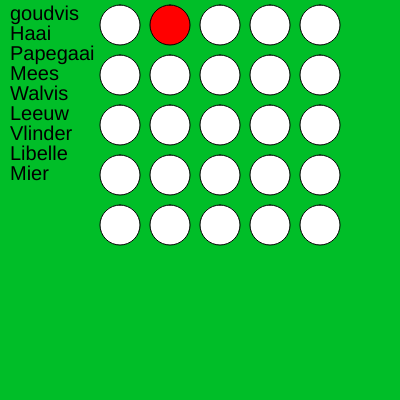
Frame 1 (no input)
Frame 60 (no input): identical to frame 1, image omitted
Frame 120 (the mouse pressed at the canvas centre since frame 60): identical to frame 1, image omitted

The p5.js sketch that drew this single still picture (run headless with seeded random() and noise() and a simulated clock; from frame 60 on, the mouse is pressed at the canvas centre):

// p5.js sketch
// ── sketch.js
let animals = 
[
  ["goudvis", "Zalm", "Clownvis", "Haai", "tonijn"],
  ["Adelaar", "Papegaai", "Mees", "Kolibrie", "Uil"],
  ["Leeuw", "Olifant", "Walvis", "Vleermuis", "Giraffe"],
  ["Bij", "Vlinder", "Mier", "Libelle", "Kever"],
]

function setup() {
  createCanvas(400, 400);
}

function draw() 
{
  fill (0)
  background(0, 190, 40);
  textSize (20)
  text (animals[0][0], 10, 20)
  text (animals[0][3], 10, 40)
  text (animals[1][1], 10, 60)
  text (animals[1][2], 10, 80)
  text (animals[2][2], 10, 100)
  text (animals[3][1], 10, 140)
  text (animals[2][0], 10, 120)
  text (animals[3][2], 10, 180)
  text (animals[3][3], 10, 160)


  
  for(let i = 0; i<5;i++)
  {
    for (let j=0; j<5;j++)
    {
      if(i==1&&j==0)
      fill ("red")

      else fill (255)

      square (i*50+100, j*50+5, 40, 40)
    }
  }
}
